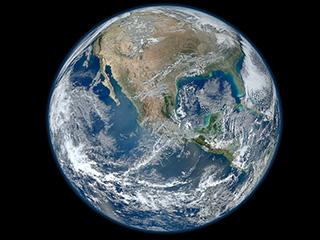
#> input picture LightMap/earth.jpg, 320 x 240 px
$ python -i ImageProcessing.py   (imports and definitions only)
#> lines starting #> are read from the running program, lines starting #| are printed output that depends on the picture; after the words box and inside, x2 and y2 are one past the last pixel; in counts of white or black regions, pixels touching at a corner belong together
#> further down, picture is the input picture: shape (240, 320, 3); mean B, G, R 75.3, 70.6, 62.5
#!/usr/bin/env python3
# -*- coding: utf-8 -*-
"""
Created on Mon Jun  5 22:42:18 2017

@author: Zachary Freer
"""

import magic
import cv2
import numpy as np
from PIL import Image
from math import floor
from os import remove

class ImageProcessing():
    def __init__(self):
        self.filename = ""
        np.set_printoptions(threshold=np.inf)

    # [27 lines left out: functions image_processing, unanimated_image, not called in this run]

    # Creates circular image with a transparent background
    def generate_circle(self, image):

        image = self.crop_circle(image)

        image = self.add_alpha(image)

        return image

    # outlines the largest, center circle in the image
    def crop_circle(self, frame):
        image = frame
        dimensions = self.get_size(image)
#> dimensions = (240, 320)
        index = self.find_min(dimensions[0], dimensions[1])
#> index = 0

        radius = floor(dimensions[index] / 2)
#> radius = 120
        center = (floor(dimensions[0] / 2), floor(dimensions[1] / 2))
#> center = (120, 160)

        circle = np.zeros(dimensions, np.uint8)

        cv2.circle(circle, (center[1], center[0]), radius, 1, thickness=-1)
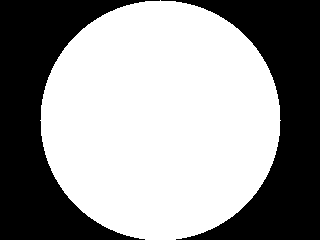
#> circle: shape (240, 320); values 0 (black) and 1 (white), 58.9% white; 2 black regions, box (x1, y1, x2, y2) and area: (0, 0, 160, 240) 15908, (161, 0, 320, 240) 15668

        image = cv2.bitwise_and(image, image, mask=circle)

        image = self.trim_square(image, center, radius)

        return image

    # Crops the square surrounding the largest, centermost circle of the image
    def trim_square(self, image, center, radius):
#> called with center = (120, 160), radius = 120
        image = image[(center[0] - radius):(center[0] + radius),
                      (center[1] - radius):(center[1] + radius)]
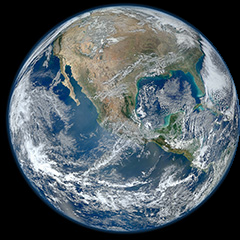
#> image: shape (240, 240, 3); mean of channels 0, 1, 2 100.1, 94, 83.2; drawn as B, G, R

        return image


    # Adds alpha layer behind circle image
    def add_alpha(self, image):
        greyscale = cv2.cvtColor(image, cv2.COLOR_BGR2GRAY)
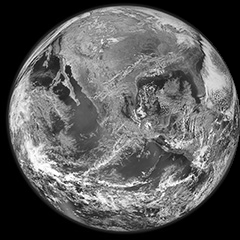
#> greyscale: shape (240, 240); min 0, max 255, mean 91.4
        _, alpha = cv2.threshold(greyscale, 0, 255, cv2.THRESH_BINARY)
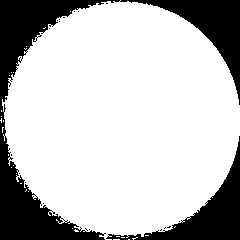
#> alpha: shape (240, 240); 75.9% white; 20 black regions (18 under 20 px), largest, box (x1, y1, x2, y2) and area: (0, 0, 240, 240) 10616, (106, 136, 240, 240) 3239
        b, g, r = cv2.split(image)
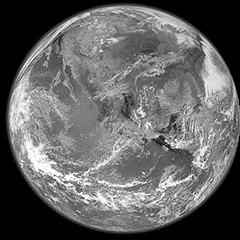
#> b: shape (240, 240); min 0, max 255, mean 100.1
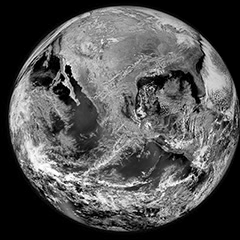
#> r: shape (240, 240); min 0, max 255, mean 83.2

        fourlayers = [b, g, r, alpha]

        image = cv2.merge(fourlayers, 4)
#> image: shape (240, 240, 4)

        return image


    # Returns the number of the paramater of the shorter dimension
    def find_min(self, x, y):
        if x < y:
            return 0
        else:
            return 1

    # Gets the dimensions of the input image
    def get_size(self, image):
        size = image.shape[:2]
        return size

    # [43 lines left out: functions animated_image, get_frames, gif_divorce, not called in this run]

>>> import cv2
>>> picture = cv2.imread('earth.jpg')
>>> result = ImageProcessing().generate_circle(picture)
